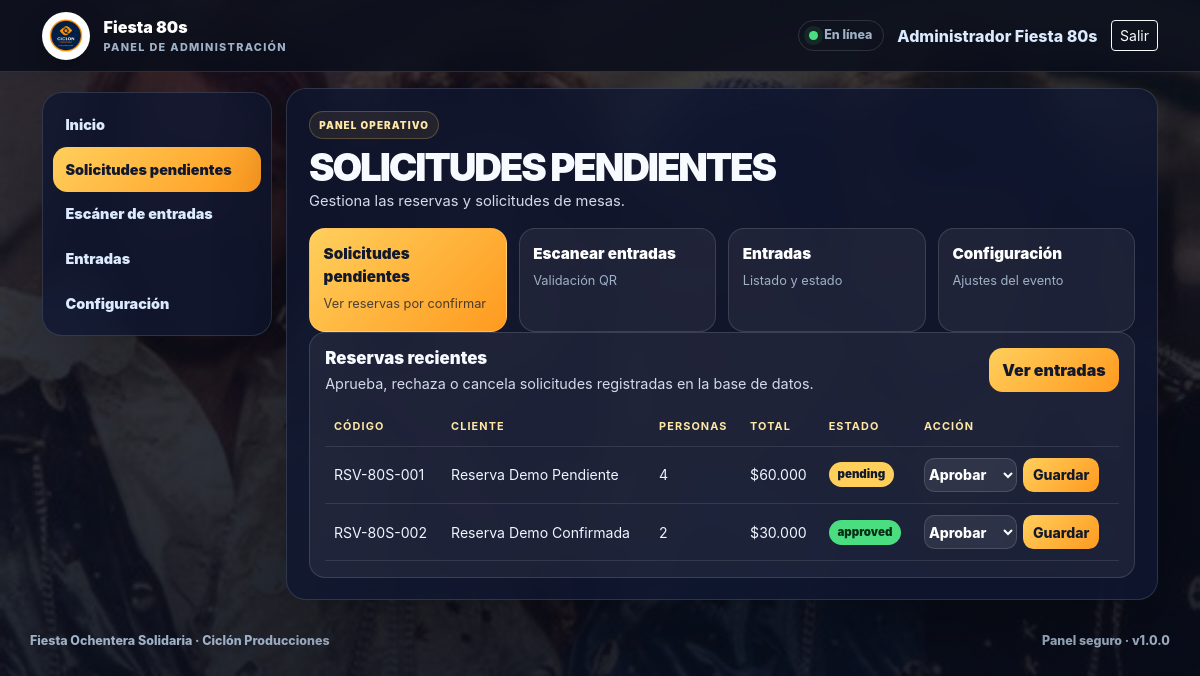
Page /admin/reservas/index.php (signed in) on the committed database.
### tables this page shows
CREATE TABLE IF NOT EXISTS reservas (
  id BIGINT UNSIGNED AUTO_INCREMENT PRIMARY KEY,
  request_code VARCHAR(32) NOT NULL,
  full_name VARCHAR(160) NOT NULL,
  rut VARCHAR(20) NOT NULL,
  phone VARCHAR(32) NOT NULL,
  email VARCHAR(190) NOT NULL,
  people_count INT UNSIGNED NOT NULL DEFAULT 1,
  total_amount INT UNSIGNED NOT NULL,
  status ENUM('pending','approved','rejected','cancelled') NOT NULL DEFAULT 'pending',
  receipt_path VARCHAR(255) NULL,
  created_at DATETIME NOT NULL DEFAULT CURRENT_TIMESTAMP,
  updated_at DATETIME NOT NULL DEFAULT CURRENT_TIMESTAMP ON UPDATE CURRENT_TIMESTAMP,
  UNIQUE KEY uq_reservas_request_code (request_code),
  KEY idx_reservas_status_created (status, created_at),
  KEY idx_reservas_email (email)
);

### admin/index.php (called while the page is built, shortened)
<?php
require_once __DIR__ . '/../config/paths.php';
require_once __DIR__ . '/../app/Models/AdminPanelRepository.php';
$basePath = app_base_path();
try {
    $factory = require __DIR__ . '/../config/database.php';
    $panelRepository = new AdminPanelRepository($factory());
    $panelData = $panelRepository->dashboardData();
} catch (Throwable) {
}
require __DIR__ . '/../app/Views/admin/dashboard.php';

### admin/reservas/index.php (called while the page is built)
<?php require __DIR__ . '/../index.php';

### config/paths.php (called while the page is built, shortened)
<?php
function app_base_path(): string
{
    $script = str_replace('\\', '/', $_SERVER['SCRIPT_NAME'] ?? '');
    $pos = strpos($script, '/admin/');
    return rtrim(substr($script, 0, $pos), '/');
}

### config/database.php (called while the page is built)
<?php
return static function (): PDO {
    $host = getenv('DB_HOST') ?: '127.0.0.1';
    $port = getenv('DB_PORT') ?: '3306';
    $database = getenv('DB_DATABASE') ?: 'fiesta_ochentera';
    $username = getenv('DB_USERNAME') ?: 'root';
    $password = getenv('DB_PASSWORD') ?: '';
    $charset = getenv('DB_CHARSET') ?: 'utf8mb4';
    $dsn = "mysql:host={$host};port={$port};dbname={$database};charset={$charset}";
    return new PDO($dsn, $username, $password, [
        PDO::ATTR_ERRMODE => PDO::ERRMODE_EXCEPTION,
        PDO::ATTR_DEFAULT_FETCH_MODE => PDO::FETCH_ASSOC,
        PDO::ATTR_EMULATE_PREPARES => false,
    ]);
};

### app/Models/AdminPanelRepository.php (called while the page is built, shortened)
<?php
final class AdminPanelRepository
{
    public function ensurePanelTables(): void
    {
        $this->db->exec("CREATE TABLE IF NOT EXISTS admin_settings (setting_key VARCHAR(80) PRIMARY KEY, setting_value TEXT NOT NULL, updated_at DATETIME NOT NULL DEFAULT CURRENT_TIMESTAMP ON UPDATE CURRENT_TIMESTAMP) ENGINE=InnoDB");
        $this->db->exec("INSERT IGNORE INTO admin_settings (setting_key, setting_value) VALUES ('event_name','Fiesta Ochentera Solidaria'),('sales_mode','Reservas con confirmación'),('notifications','Activas')");
    }
    public function dashboardData(): array
    {
        $settings = $this->settings();
        $pending = (int)$this->db->query("SELECT COUNT(*) FROM reservas WHERE status = 'pending'")->fetchColumn();
        $tickets = (int)$this->db->query('SELECT COUNT(*) FROM entradas')->fetchColumn();
        $entered = (int)$this->db->query("SELECT COUNT(*) FROM entradas WHERE status = 'entered'")->fetchColumn();
        return [
            'stats' => [
                ['label' => 'Solicitudes', 'value' => (string)$pending, 'hint' => 'Pendientes'],
                ['label' => 'Entradas', 'value' => (string)$tickets, 'hint' => 'Emitidas'],
                ['label' => 'Validadas', 'value' => (string)$entered, 'hint' => 'En puerta'],
            ],
            'reservas' => $this->reservas(),
            'entradas' => $this->entradas(),
            'settings' => $settings,
            'dbWarning' => '',
        ];
    }
    public function reservas(): array
    {
        return $this->db->query("SELECT id, request_code, full_name, people_count, total_amount, status, created_at FROM reservas ORDER BY created_at DESC LIMIT 12")->fetchAll();
    }
    public function entradas(): array
    {
        return $this->db->query("SELECT e.id, e.status, e.issued_at, e.entered_at, r.full_name, r.request_code FROM entradas e JOIN reservas r ON r.id = e.reserva_id ORDER BY e.issued_at DESC LIMIT 12")->fetchAll();
    }
    public function settings(): array
    {
        $rows = $this->db->query('SELECT setting_key, setting_value FROM admin_settings')->fetchAll();
        $settings = [];
        foreach ($rows as $row) {
            $settings[$row['setting_key']] = $row['setting_value'];
        }
        return $settings + ['event_name' => 'Fiesta Ochentera Solidaria', 'sales_mode' => 'Reservas con confirmación', 'notifications' => 'Activas'];
    }
}

### app/Views/admin/modules/reservas.php (the view, shortened to what this page needs)
<div class="admin-panel-section">
  <div class="admin-section-heading"><div><h2>Reservas recientes</h2><p>Aprueba, rechaza o cancela solicitudes registradas en la base de datos.</p></div><a class="admin-mini-button" href="<?= $basePath ?>/admin/entradas">Ver entradas</a></div>
  <div class="admin-table-wrap"><table class="admin-table"><thead><tr><th>Código</th><th>Cliente</th><th>Personas</th><th>Total</th><th>Estado</th><th>Acción</th></tr></thead><tbody>
    <?php foreach (($reservas ?? []) as $reserva): ?>
      <tr><td><?= htmlspecialchars($reserva['request_code'], ENT_QUOTES, 'UTF-8') ?></td><td><?= htmlspecialchars($reserva['full_name'], ENT_QUOTES, 'UTF-8') ?></td><td><?= (int)$reserva['people_count'] ?></td><td>$<?= number_format((int)$reserva['total_amount'], 0, ',', '.') ?></td><td><span class="status-pill is-<?= htmlspecialchars($reserva['status'], ENT_QUOTES, 'UTF-8') ?>"><?= htmlspecialchars($reserva['status'], ENT_QUOTES, 'UTF-8') ?></span></td><td><form method="post" class="inline-form"><input type="hidden" name="action" value="update_reserva"><input type="hidden" name="reserva_id" value="<?= (int)$reserva['id'] ?>"><select name="status" class="admin-select"><option value="approved">Aprobar</option><option value="rejected">Rechazar</option><option value="cancelled">Cancelar</option><option value="pending">Pendiente</option></select><button type="submit">Guardar</button></form></td></tr>
    <?php endforeach; ?>
  </tbody></table></div>
</div>

### public/assets/css/pwa.css (style rules this page uses)
:root { --bg:#080d1a;--bg2:#0f1730;--line:rgba(255,255,255,.14);--white:#f7fbff;--text:#d2dbea;--muted:#9fb1c7;--pink:#ff4fb8;--cyan:#38dfff;--violet:#8a63ff;--gold:#ffcf5c;--orange:#ff9a1f;--green:#4ade80;--danger:#fb7185 }
* { box-sizing:border-box }
body { margin:0;font-family:Inter,ui-sans-serif,system-ui,-apple-system,BlinkMacSystemFont,"Segoe UI",sans-serif;color:var(--white);background:radial-gradient(circle at 15% 12%,rgba(255,79,184,.14),transparent 28rem),radial-gradient(circle at 88% 6%,rgba(56,223,255,.12),transparent 24rem),linear-gradient(180deg,#070b15,#0a1020 48%,#0b1225) }

### public/assets/css/login.css (style rules this page uses)
:root { --bg: #080d1a; --panel: rgba(15, 23, 48, .9); --line: rgba(255, 255, 255, .13); --white: #f7fbff; --muted: #9fb1c7; --pink: #ff4fb8; --cyan: #38dfff; --gold: #ffcf5c; --orange: #ff9a1f; }
body.login-body { min-height: 100svh; color: var(--white); background: linear-gradient(180deg, rgba(7, 11, 21, .76), rgba(8, 13, 26, .92)), radial-gradient(circle at 18% 14%, rgba(255, 79, 184, .16), transparent 25rem), radial-gradient(circle at 86% 8%, rgba(56, 223, 255, .13), transparent 23rem), url('../abba-color-1.png') center 18% / cover fixed no-repeat, #080d1a; }
.public-visual-line, .admin-shell { background: radial-gradient(circle at 15% 12%, rgba(255,79,184,.13), transparent 30rem), radial-gradient(circle at 88% 10%, rgba(56,223,255,.11), transparent 24rem), linear-gradient(180deg, rgba(7,11,21,.94) 0%, rgba(10,16,32,.96) 44%, rgba(11,18,37,.98) 100%), url('../abba-color-1.png') center 18% / cover fixed no-repeat, #080d1a; }
.admin-action, .admin-stat, .admin-panel-section { border: 1px solid rgba(255,255,255,.13); border-radius: 1rem; background: rgba(255,255,255,.06); }
.admin-panel-section { padding: .95rem; }
.admin-panel-section h2 { margin: 0 0 .3rem; font-size: 1.05rem; font-weight: 950; }
.admin-panel-section p { margin: 0; color: var(--text); font-size: .9rem; }
.admin-section-heading { display: flex; justify-content: space-between; gap: .75rem; align-items: flex-start; margin-bottom: .75rem; }
.admin-mini-button, .admin-primary-button { border: 0; border-radius: .85rem; padding: .6rem .85rem; background: linear-gradient(135deg,var(--gold),var(--orange)); color: #12192c; font-weight: 950; text-decoration: none; }
.admin-table-wrap { overflow-x: auto; }
.admin-table { width: 100%; border-collapse: collapse; font-size: .88rem; }
.admin-table th, .admin-table td { padding: .7rem .55rem; border-bottom: 1px solid rgba(255,255,255,.1); color: #eef6ff; }
.admin-table th { color: #ffe8a5; text-transform: uppercase; letter-spacing: .1em; font-size: .68rem; }
.status-pill { display: inline-flex; border-radius: 999px; padding: .25rem .55rem; font-size: .72rem; font-weight: 900; }
.status-pill.is-pending { color: #12192c; background: var(--gold); }
.inline-form { display: flex; gap: .4rem; align-items: center; }
.inline-form button, .admin-select { min-height: 34px; border: 1px solid rgba(255,255,255,.14); border-radius: .65rem; background: rgba(255,255,255,.08); color: #fff; font-weight: 850; }
.inline-form button { padding: 0 .6rem; color: #12192c; background: linear-gradient(135deg,var(--gold),var(--orange)); border: 0; }
.status-pill.is-approved, .status-pill.is-issued { color: #052e16; background: var(--green); }

### rows in the picture
reservas: request_code "RSV-80S-001", full_name "Reserva Demo Pendiente", people_count "4", total_amount "60.000", status "pending"
reservas: request_code "RSV-80S-002", full_name "Reserva Demo Confirmada", people_count "2", total_amount "30.000", status "approved"

### other values in the picture
$userName "Administrador Fiesta 80s"
$item['title'] "Inicio"
$item['title'] "Solicitudes pendientes"
$item['title'] "Escáner de entradas"
$item['title'] "Entradas"
$item['title'] "Configuración"
$moduleTitle "SOLICITUDES PENDIENTES"
$currentModule['description'] "Gestiona las reservas y solicitudes de mesas."
$appVersion "1.0.0"
